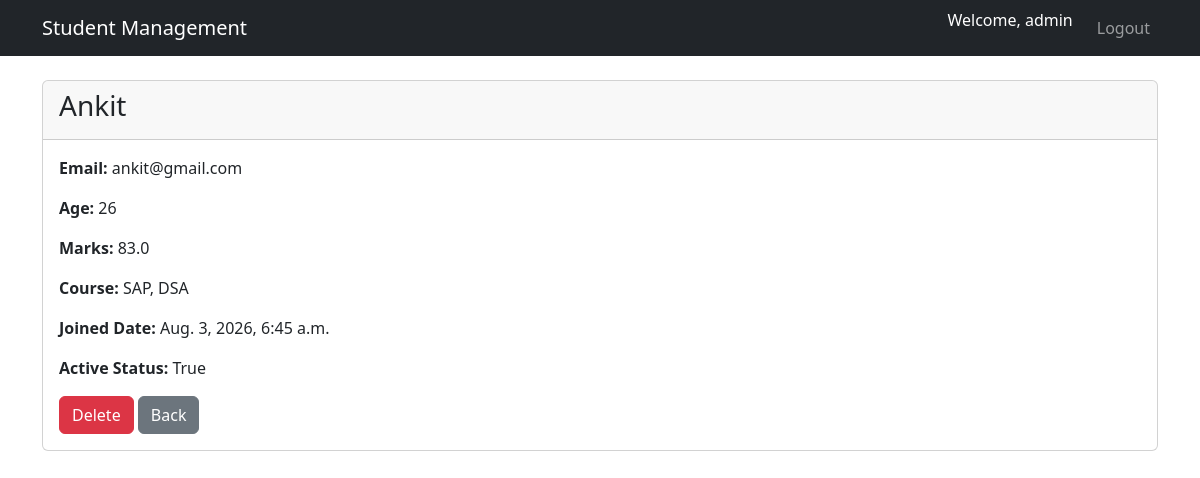
Page /students/3/ (signed in) on the committed database.
### students/models.py (models this page shows, shortened)
class Student(models.Model):
    id = models.AutoField(primary_key=True)
    name = models.CharField(max_length=100)
    email = models.EmailField(unique=True)
    age = models.IntegerField()
    marks = models.FloatField()
    course = models.CharField(max_length=100)
    joined_date = models.DateTimeField(auto_now_add=True)
    active_status = models.BooleanField(default=False)
    department = models.ForeignKey(Department,on_delete=models.CASCADE,null=True,related_name="students")
    course = models.ManyToManyField(Course, related_name="students")

class Course(models.Model):
    course_name = models.CharField(max_length=100)
    code = models.CharField(max_length=50)
    duration = models.FloatField()
    active_status = models.BooleanField(default=True)

### students/views.py (the view)
# urls.py: path("students/<int:id>/", views.student_detail, name="student_detail"),
@login_required
def student_detail(request, id):
    student = get_object_or_404(Student, pk=id)
    return render(request,"students/student_detail.html",{"student": student})

### templates/students/student_detail.html (shortened to what this page needs)
{% extends "base.html" %}
{% block content %}
<div class="card">
    <div class="card-header">
        <h3>{{ student.name }}</h3>
    </div>
    <div class="card-body">
        <p><strong>Email:</strong> {{ student.email }}</p>
        <p><strong>Age:</strong> {{ student.age }}</p>
        <p><strong>Marks:</strong> {{ student.marks }}</p>
        <p>
            <strong>Course:</strong>
            <td>
                {% for course in student.course.all %}
                    {{ course.course_name }}{% if not forloop.last %}, {% endif %}
                {% empty %}
                    No Course Assigned
                {% endfor %}
            </td>
        </p>
        <p><strong>Joined Date:</strong> {{ student.joined_date }}</p>
        <p><strong>Active Status:</strong> {{ student.active_status }}</p>
        <a href="{% url 'student_delete' student.id %}" class="btn btn-danger">
            Delete
        </a>
        <a href="{% url 'student_list' %}" class="btn btn-secondary">
            Back
        </a>
    </div>
</div>
{% endblock %}

### templates/base.html (shortened to what this page needs)
<!DOCTYPE html>
<html>
<head>
<link href="https://cdn.jsdelivr.net/npm/bootstrap@5.3.7/dist/css/bootstrap.min.css"
      rel="stylesheet">
</head>
<body>
<nav class="navbar navbar-expand-lg navbar-dark bg-dark">
<div class="container">
<a class="navbar-brand"
href="{% url 'student_list' %}">
Student Management
</a>
<ul class="navbar-nav ms-auto">
{% if user.is_authenticated %}
<li class="nav-item">
<span class="navbar-text text-white me-3">
Welcome, {{ user.username }}
</span>
</li>
<li class="nav-item">
<a class="nav-link"
href="{% url 'logout' %}">
Logout
</a>
</li>
{% endif %}
</ul>
</div>
</nav>
<div class="container mt-4">
{% block content %}
{% endblock %}
</div>
</body>
</html>

### rows in the picture
Student: name "Ankit", email "ankit@gmail.com", age "26", marks "83.0", joined_date "Aug. 3, 2026, 6:45 a.m.", active_status "True"
Course: course_name "SAP"
Course: course_name "DSA"

### other values in the picture
{{ user.username }} "admin"
